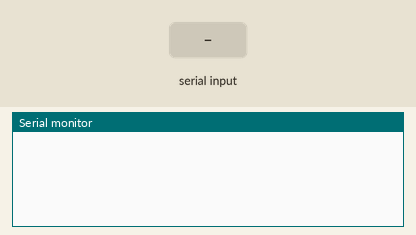
This sketch was run on a simulated Arduino Uno, built with avr-gcc and run on an emulated ATmega328P. Shown: the last lines printed to the serial monitor. The inputs (shaded band) are chosen by the test bench.

Above: at 1.2 s.
1.3 s: "90 45\n" received over Serial
At 2.5 s:
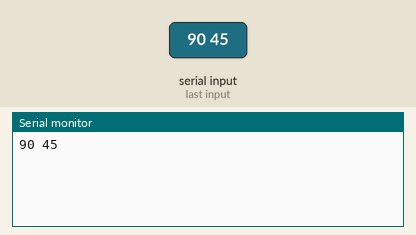
2.8 s: byte 13 ('\r') received over Serial
At 3.8 s:
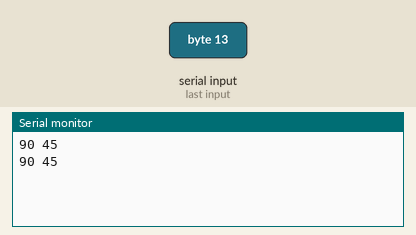
4.3 s: "5\n" received over Serial
At 4.9 s:
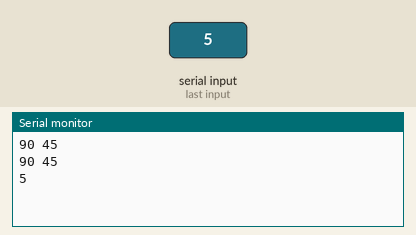
5.8 s: byte 13 ('\r') received over Serial
At 7.3 s:
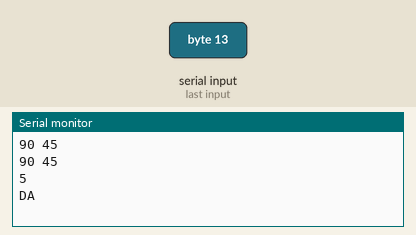

Measured:
- after the input at 1.3 s, the serial monitor: prints a new line at once (image 1)
- after the input at 2.8 s, the serial monitor: prints a new line at once (image 2)
- after the input at 4.3 s, the serial monitor: prints a new line at once (image 3)
- after the input at 5.8 s, the serial monitor: prints a new line at once (image 4)

The sketch:

sketch_apr18a.ino
```cpp
void setup() {
 Serial.begin(9600);

}

void loop() {
  static char buffer[1024];
    static size_t length = 0;
  if (Serial.available() > 0) {
    // read the incoming byte:
    char c = Serial.read();

        // On carriage return, process the received data.
        if (c == '\r') {
            Serial.println();  // echo

            // Properly terminate the string.
            buffer[length] = '\0';

            // Convert the hex data to a byte array.
            size_t byte_count = length/2;
            uint8_t data[byte_count];
            hex2bin(data, buffer, &byte_count);

            // Echo back the byte array in hex.
            for (size_t i = 0; i < byte_count; i++) {
                Serial.print(data[i], HEX);
                Serial.print(" ");
            }
            Serial.println();

            // Reset the buffer for next line.
            length = 0;
        }

        // Otherwise buffer the incoming byte.
        else if (length < sizeof buffer - 1) {
            Serial.write(c);  // echo
            buffer[length++] = c;
        }
  }

}


static void hex2bin(uint8_t *out, const char *in, size_t *size)
{
    size_t sz = 0;
    while (*in) {
        while (*in == ' ') in++;  // skip spaces
        if (!*in) break;
        uint8_t c = *in>='a' ? *in-'a'+10 : *in>='A' ? *in-'A'+10 : *in-'0';
        in++;
        c <<= 4;
        if (!*in) break;
        c |= *in>='a' ? *in-'a'+10 : *in>='A' ? *in-'A'+10 : *in-'0';
        in++;
        *out++ = c;
        sz++;
    }
    *size = sz;
}
```
